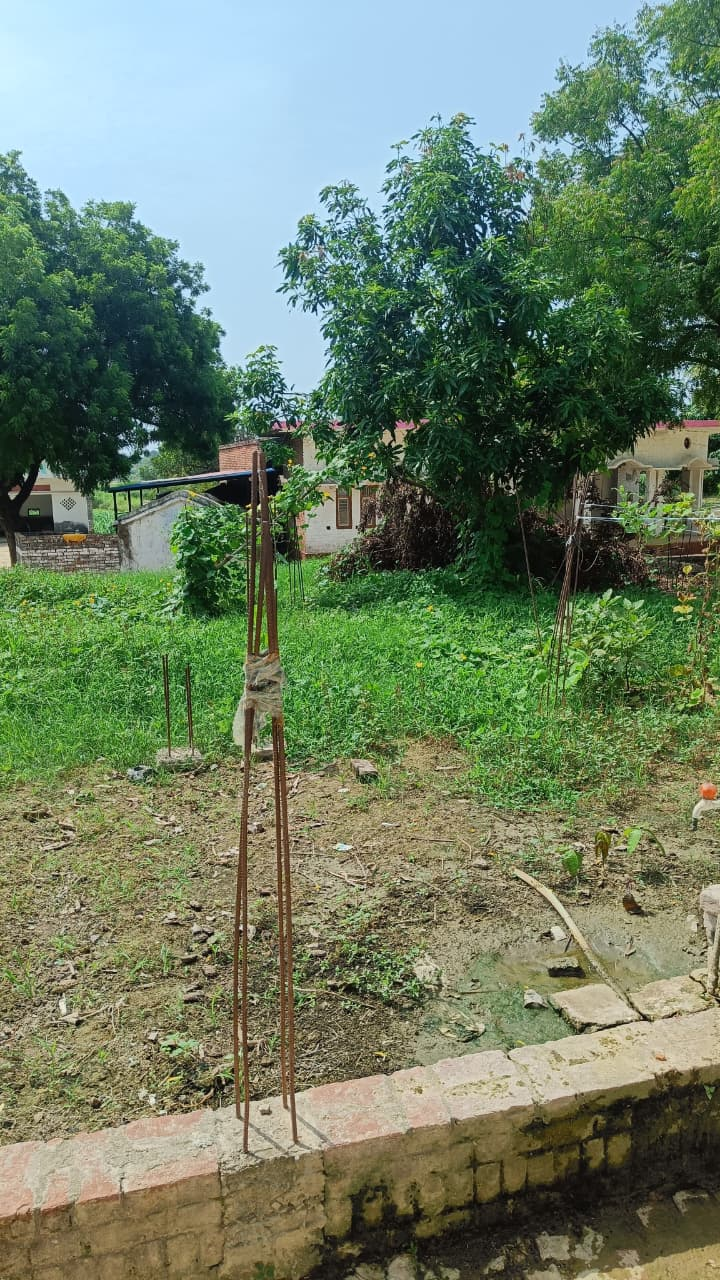
#> input picture pipelines/cuda_sift/input/camera0.jpeg, 720 x 1280 px; its folder holds 2 pictures in this run
$ python run_pipeline.py
#> lines starting #> are read from the running program, lines starting #| are printed output that depends on the picture
"""Run CUDA SIFT calibration and create a two-camera panorama.

The CUDA implementation lives in ``src/sift_stitcher.cu``.  This script
prepares input images, builds that source when necessary, and runs the CPU
geometry/rendering stage.
"""
from __future__ import annotations

import argparse
import os
from pathlib import Path
import shutil
import subprocess
import sys
from time import perf_counter

import cv2
import numpy as np

from cpu_pipeline import PipelineDataError, stitch_two_cameras


PROJECT_ROOT = Path(__file__).resolve().parent
CUDA_SOURCE = PROJECT_ROOT / "src" / "sift_stitcher.cu"
ACTIVE_CAMERAS = 2
IMAGE_EXTENSIONS = (".jpg", ".jpeg", ".png", ".bmp", ".tif", ".tiff")


class PipelineError(RuntimeError):
    pass


def find_camera_images(input_dir: Path, active_cameras: int) -> list[Path]:
    if not input_dir.is_dir():
        raise PipelineError(f"Input directory does not exist: {input_dir}")
    images = []
    for camera in range(active_cameras):
        candidates = [path for path in input_dir.iterdir()
                      if path.is_file() and path.stem.lower() == f"camera{camera}"
                      and path.suffix.lower() in IMAGE_EXTENSIONS]
        if len(candidates) != 1:
            expected = f"camera{camera}" + "{.jpg,.jpeg,.png,.bmp,.tif,.tiff}"
            detail = "none found" if not candidates else "multiple found: " + ", ".join(path.name for path in candidates)
            raise PipelineError(f"Expected exactly one input image named {expected} in {input_dir}; {detail}.")
        images.append(candidates[0])
    return images


def prepare_cuda_inputs(image_paths: list[Path], cuda_work_dir: Path,
                        feature_max_dimension: int) -> tuple[list[np.ndarray], list[tuple[float, float]]]:
    colour_images = []
    for camera, path in enumerate(image_paths):
        colour = cv2.imread(str(path), cv2.IMREAD_COLOR)
        if colour is None:
            raise PipelineError(f"Cannot load camera {camera} image: {path}")
        colour_images.append(colour)
    return prepare_cuda_frames(colour_images, cuda_work_dir, feature_max_dimension)


def prepare_cuda_frames(colour_images: list[np.ndarray], cuda_work_dir: Path,
                        feature_max_dimension: int) -> tuple[list[np.ndarray], list[tuple[float, float]]]:
    """Prepare already-decoded camera frames for the CUDA calibration binary."""
    temp_dir = cuda_work_dir / "temp"
    temp_dir.mkdir(parents=True, exist_ok=True)
    coordinate_scales = []
    metadata = []
    for camera, colour in enumerate(colour_images):
        if colour is None or colour.ndim not in (2, 3):
            raise PipelineError(f"Invalid camera {camera} frame")
        grayscale = colour if colour.ndim == 2 else cv2.cvtColor(colour, cv2.COLOR_BGR2GRAY)
        original_height, original_width = grayscale.shape
        longest_side = max(original_width, original_height)
        if feature_max_dimension and longest_side > feature_max_dimension:
            scale = feature_max_dimension / longest_side
            feature_width = max(1, round(original_width * scale))
            feature_height = max(1, round(original_height * scale))
            grayscale = cv2.resize(grayscale, (feature_width, feature_height), interpolation=cv2.INTER_AREA)
        coordinate_scales.append((original_width / grayscale.shape[1],
                                  original_height / grayscale.shape[0]))
        grayscale.astype(np.float32).tofile(temp_dir / f"image_{camera}.bin")
        metadata.append((camera, grayscale.shape[1], grayscale.shape[0]))
    with (temp_dir / "image_info.txt").open("w", encoding="utf-8", newline="\n") as handle:
        handle.write(f"{len(colour_images)}\n")
        for camera, width, height in metadata:
            handle.write(f"{camera} {width} {height}\n")
    return colour_images, coordinate_scales


# [35 lines left out: function cuda_build_environment, not called in this run]


def resolve_cuda_executable(args, build_dir: Path) -> Path:
    if args.cuda_executable:
        executable = Path(args.cuda_executable).expanduser().resolve()
        if not executable.is_file():
            raise PipelineError(f"CUDA executable does not exist: {executable}")
        return executable
    if not CUDA_SOURCE.is_file():
        raise PipelineError(f"CUDA source is missing: {CUDA_SOURCE}")
    build_dir = build_dir.resolve()
    executable = build_dir / ("sift_stitcher.exe" if sys.platform == "win32" else "sift_stitcher")
    if (executable.is_file() and not args.rebuild_cuda
            and executable.stat().st_mtime >= CUDA_SOURCE.stat().st_mtime):
        return executable
    nvcc = shutil.which("nvcc")
    if nvcc is None:
        raise PipelineError("CUDA executable is missing and nvcc is not available. Install CUDA or pass --cuda-executable PATH.")
    build_dir.mkdir(parents=True, exist_ok=True)
    command = [nvcc, str(CUDA_SOURCE), "-O3", "--use_fast_math", "-lcublas", "-o", str(executable)]
    print("Building CUDA SIFT executable:", " ".join(command))
    completed = subprocess.run(command, cwd=PROJECT_ROOT, text=True, capture_output=True,
                               env=cuda_build_environment())
    if completed.returncode != 0:
        raise PipelineError("CUDA compilation failed:\n" + completed.stdout + completed.stderr)
    if not executable.is_file():
        raise PipelineError(f"CUDA compilation reported success but did not create {executable}")
    return executable


# [15 lines left out: function run_cuda, not called in this run]


def main() -> int:
    parser = argparse.ArgumentParser(description="Run CUDA SIFT calibration and create a panorama.")
    parser.add_argument("--input-dir", type=Path, default=PROJECT_ROOT / "input")
    parser.add_argument("--output-dir", type=Path, default=PROJECT_ROOT / "output")
    parser.add_argument("--cuda-executable", help="Use an existing CUDA executable instead of building one.")
    parser.add_argument("--rebuild-cuda", action="store_true", help="Recompile src/sift_stitcher.cu.")
    parser.add_argument("--active-cameras", type=int, default=ACTIVE_CAMERAS)
    parser.add_argument("--ransac-iterations", type=int, default=2000)
    parser.add_argument("--ransac-threshold", type=float, default=5.0)
    parser.add_argument("--seed", type=int, default=0, help="Fixed default makes RANSAC reproducible.")
    parser.add_argument("--feature-max-dimension", type=int, default=640,
                        help="Downscale CUDA feature extraction to this longest side; 0 keeps full resolution.")
    parser.add_argument("--blend-mode", choices=("fast", "feather"), default="fast",
                        help="Fast is intended for video; feather gives a smoother one-shot panorama.")
    args = parser.parse_args()
    if args.active_cameras != ACTIVE_CAMERAS:
        raise PipelineError("Only --active-cameras 2 is enabled by the matcher and renderer.")
    if args.ransac_iterations <= 0 or args.ransac_threshold <= 0:
        raise PipelineError("RANSAC iterations and threshold must be positive.")
    if args.feature_max_dimension < 0:
        raise PipelineError("Feature maximum dimension cannot be negative.")

    pipeline_started = perf_counter()
    output_dir = args.output_dir.resolve()
    cuda_work_dir = output_dir / "cuda"
    build_dir = output_dir / "build"
    print("=" * 30 + " PIPELINE START " + "=" * 30)
    image_paths = find_camera_images(args.input_dir.resolve(), args.active_cameras)
    for camera, path in enumerate(image_paths):
        print(f"Camera {camera} -> {path.name}")
    prepare_started = perf_counter()
    images, coordinate_scales = prepare_cuda_inputs(image_paths, cuda_work_dir, args.feature_max_dimension)
#> in prepare_cuda_inputs, colour is the input picture: shape (1280, 720, 3); mean B, G, R 100.7, 126.2, 109.5
#> the loop in prepare_cuda_frames, `for camera, colour in enumerate(colour_images):` made 2 passes
#> (camera, original_height, original_width, longest_side, scale, feature_width, feature_height) on passes 1 to 2: (0, 1280, 720, 1280, 0.5, 360, 640), (1, 1280, 720, 1280, 0.5, 360, 640)
#> pass 1, in prepare_cuda_frames, `grayscale = colour if colour.ndim == 2 else cv2.cvtColor(colour, cv2.C..`:
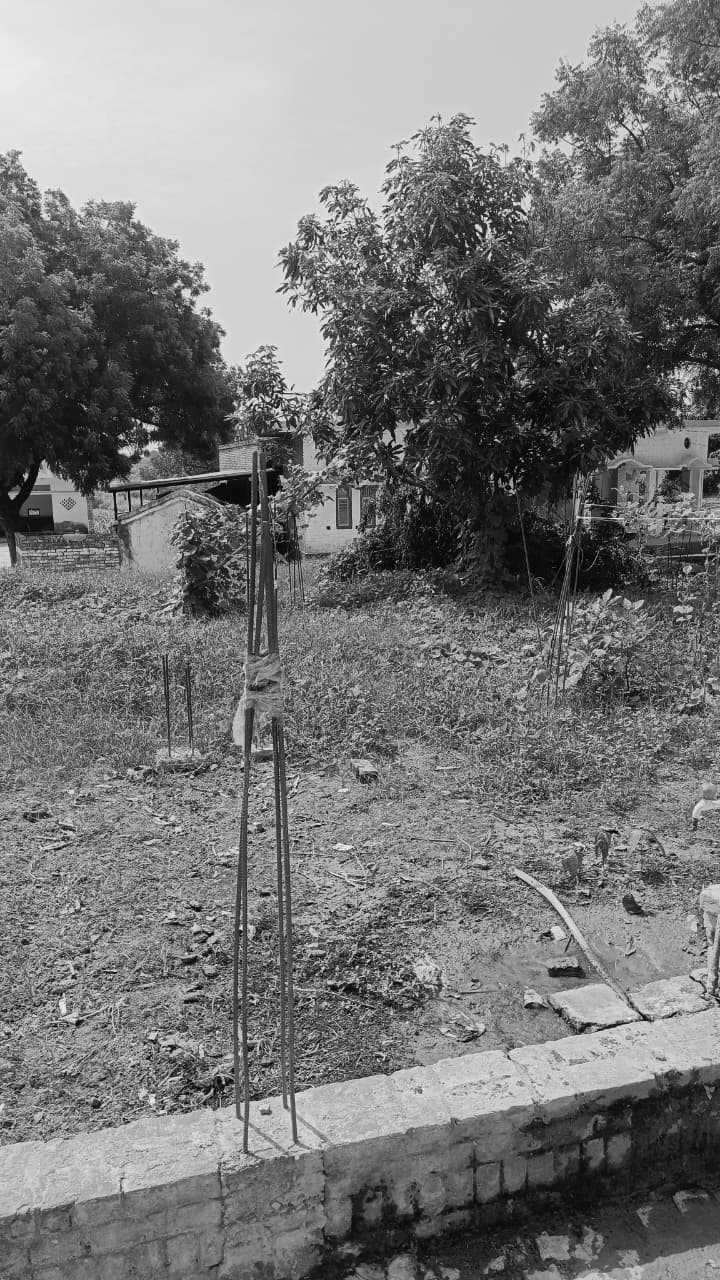
#> grayscale: shape (1280, 720); min 0, max 253, mean 118.3
#> pass 2, in prepare_cuda_frames, `grayscale = colour if colour.ndim == 2 else cv2.cvtColor(colour, cv2.C..`:
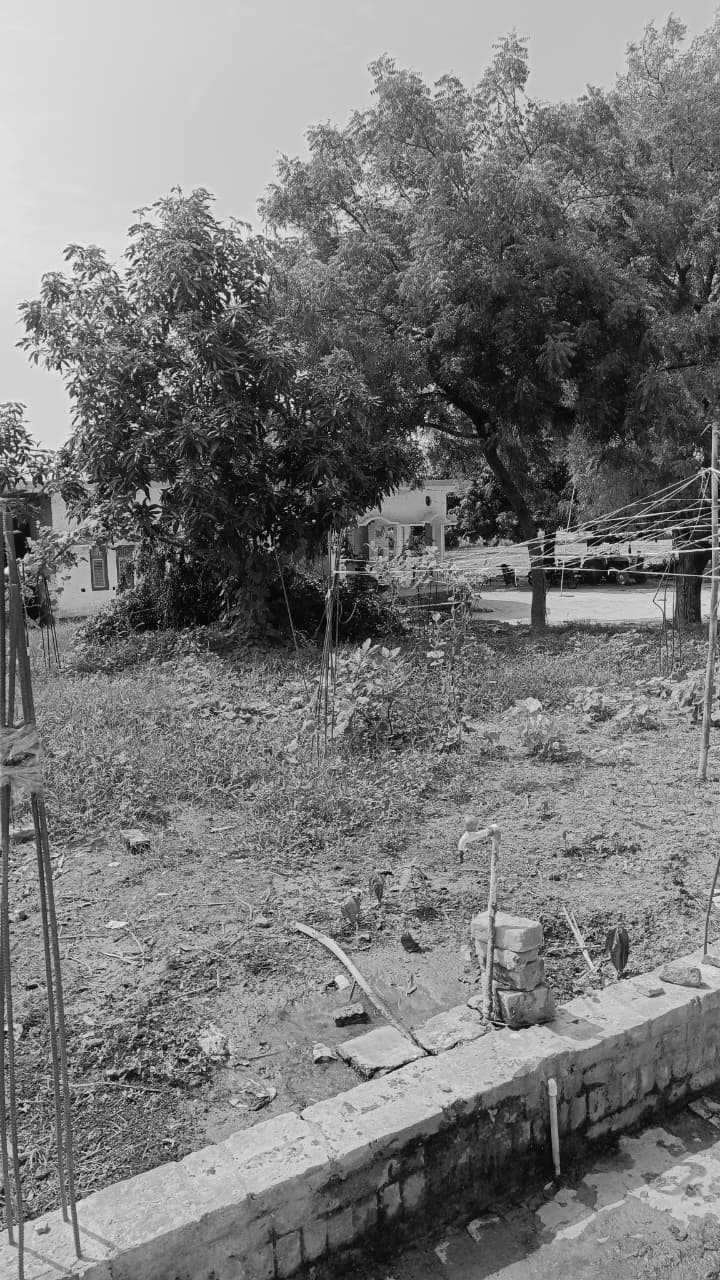
#> grayscale: shape (1280, 720); min 0, max 254, mean 119.7
#> after the loop in prepare_cuda_frames, `for camera, colour in enumerate(colour_images):`: coordinate_scales = [(2, 2), (2, 2)]; metadata = [(0, 360, 640), (1, 360, 640)]
#> the loop in prepare_cuda_frames, `for camera, width, height in metadata:` made 2 passes
#> images = 2 items; coordinate_scales = [(2, 2), (2, 2)]
    prepare_seconds = perf_counter() - prepare_started
    executable = resolve_cuda_executable(args, build_dir)
    print("Running CUDA SIFT:", executable)
    cuda_started = perf_counter()
    run_cuda(executable, cuda_work_dir)
    cuda_seconds = perf_counter() - cuda_started
    cpu_started = perf_counter()
    metrics = stitch_two_cameras(images, cuda_work_dir, output_dir / "panorama.png",
                                 ransac_iterations=args.ransac_iterations,
                                 ransac_threshold=args.ransac_threshold, seed=args.seed,
                                 coordinate_scales=coordinate_scales, blend_mode=args.blend_mode)
    homography_path = output_dir / "homography.npy"
    np.save(homography_path, metrics.homography)
    cpu_seconds = perf_counter() - cpu_started

    print("\n" + "=" * 30 + " PIPELINE COMPLETE " + "=" * 30)
    print(f"Cameras        : {args.active_cameras}")
    print(f"Descriptors    : {metrics.descriptors_camera0}, {metrics.descriptors_camera1}")
    print(f"Matches        : {metrics.matches}")
    print(f"RANSAC inliers : {metrics.ransac_inliers}")
    print(f"Reprojection  : {metrics.mean_reprojection_error:.6f}")
    print(f"Symmetric err : {metrics.mean_symmetric_error:.6f}")
    print(f"Panorama      : {output_dir / 'panorama.png'}")
    print(f"Homography    : {homography_path}")
    print("\nStage timing")
    print(f"Prepare input : {prepare_seconds * 1000:.2f} ms")
    print(f"CUDA SIFT     : {cuda_seconds * 1000:.2f} ms")
    for stage, seconds in metrics.timings.items():
        print(f"{stage:14}: {seconds * 1000:.2f} ms")
    print(f"CPU total     : {cpu_seconds * 1000:.2f} ms")
    print(f"End to end    : {(perf_counter() - pipeline_started) * 1000:.2f} ms")
    return 0


if __name__ == "__main__":
    try:
        raise SystemExit(main())
    except (PipelineError, PipelineDataError, OSError, cv2.error) as error:
        print(f"PIPELINE FAILED: {error}", file=sys.stderr)
#> (the run stopped early here; a loop or call above may not have finished)
